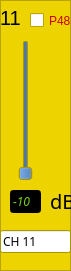
   <widget class="QFrame" name="frame_11">
    <property name="geometry">
     <rect>
      <x>140</x>
      <y>300</y>
      <width>71</width>
      <height>271</height>
     </rect>
    </property>
    <property name="palette">
     <palette>
      <active>
       <colorrole role="Base">
        <brush brushstyle="SolidPattern">
         <color alpha="255">
          <red>255</red>
          <green>255</green>
          <blue>255</blue>
         </color>
        </brush>
       </colorrole>
       <colorrole role="Window">
        <brush brushstyle="SolidPattern">
         <color alpha="255">
          <red>237</red>
          <green>212</green>
          <blue>0</blue>
         </color>
        </brush>
       </colorrole>
      </active>
      <inactive>
       <colorrole role="Base">
        <brush brushstyle="SolidPattern">
         <color alpha="255">
          <red>255</red>
          <green>255</green>
          <blue>255</blue>
         </color>
        </brush>
       </colorrole>
       <colorrole role="Window">
        <brush brushstyle="SolidPattern">
         <color alpha="255">
          <red>237</red>
          <green>212</green>
          <blue>0</blue>
         </color>
        </brush>
       </colorrole>
      </inactive>
      <disabled>
       <colorrole role="Base">
        <brush brushstyle="SolidPattern">
         <color alpha="255">
          <red>237</red>
          <green>212</green>
          <blue>0</blue>
         </color>
        </brush>
       </colorrole>
       <colorrole role="Window">
        <brush brushstyle="SolidPattern">
         <color alpha="255">
          <red>237</red>
          <green>212</green>
          <blue>0</blue>
         </color>
        </brush>
       </colorrole>
      </disabled>
     </palette>
    </property>
    <property name="autoFillBackground">
     <bool>true</bool>
    </property>
    <property name="frameShape">
     <enum>QFrame::StyledPanel</enum>
    </property>
    <property name="frameShadow">
     <enum>QFrame::Raised</enum>
    </property>
    <widget class="QLabel" name="label_23">
     <property name="geometry">
      <rect>
       <x>0</x>
       <y>10</y>
       <width>21</width>
       <height>16</height>
      </rect>
     </property>
     <property name="font">
      <font>
       <pointsize>15</pointsize>
      </font>
     </property>
     <property name="text">
      <string>11</string>
     </property>
    </widget>
    <widget class="QSlider" name="g_ch_11">
     <property name="geometry">
      <rect>
       <x>10</x>
       <y>40</y>
       <width>31</width>
       <height>141</height>
      </rect>
     </property>
     <property name="palette">
      <palette>
       <active>
        <colorrole role="Button">
         <brush brushstyle="SolidPattern">
          <color alpha="255">
           <red>52</red>
           <green>101</green>
           <blue>164</blue>
          </color>
         </brush>
        </colorrole>
       </active>
       <inactive>
        <colorrole role="Button">
         <brush brushstyle="SolidPattern">
          <color alpha="255">
           <red>52</red>
           <green>101</green>
           <blue>164</blue>
          </color>
         </brush>
        </colorrole>
       </inactive>
       <disabled>
        <colorrole role="Button">
         <brush brushstyle="SolidPattern">
          <color alpha="255">
           <red>52</red>
           <green>101</green>
           <blue>164</blue>
          </color>
         </brush>
        </colorrole>
       </disabled>
      </palette>
     </property>
     <property name="minimum">
      <number>0</number>
     </property>
     <property name="maximum">
      <number>12</number>
     </property>
     <property name="singleStep">
      <number>1</number>
     </property>
     <property name="pageStep">
      <number>1</number>
     </property>
     <property name="value">
      <number>0</number>
     </property>
     <property name="orientation">
      <enum>Qt::Vertical</enum>
     </property>
     <property name="tickInterval">
      <number>6</number>
     </property>
    </widget>
    <widget class="QCheckBox" name="p48_11">
     <property name="geometry">
      <rect>
       <x>30</x>
       <y>10</y>
       <width>41</width>
       <height>21</height>
      </rect>
     </property>
     <property name="palette">
      <palette>
       <active>
        <colorrole role="WindowText">
         <brush brushstyle="SolidPattern">
          <color alpha="255">
           <red>204</red>
           <green>0</green>
           <blue>0</blue>
          </color>
         </brush>
        </colorrole>
       </active>
       <inactive>
        <colorrole role="WindowText">
         <brush brushstyle="SolidPattern">
          <color alpha="255">
           <red>204</red>
           <green>0</green>
           <blue>0</blue>
          </color>
         </brush>
        </colorrole>
       </inactive>
       <disabled>
        <colorrole role="WindowText">
         <brush brushstyle="SolidPattern">
          <color alpha="255">
           <red>190</red>
           <green>190</green>
           <blue>190</blue>
          </color>
         </brush>
        </colorrole>
       </disabled>
      </palette>
     </property>
     <property name="text">
      <string>P48</string>
     </property>
    </widget>
    <widget class="QLineEdit" name="d_ch_11">
     <property name="enabled">
      <bool>false</bool>
     </property>
     <property name="geometry">
      <rect>
       <x>10</x>
       <y>190</y>
       <width>31</width>
       <height>23</height>
      </rect>
     </property>
     <property name="palette">
      <palette>
       <active>
        <colorrole role="WindowText">
         <brush brushstyle="SolidPattern">
          <color alpha="255">
           <red>0</red>
           <green>0</green>
           <blue>0</blue>
          </color>
         </brush>
        </colorrole>
        <colorrole role="Light">
         <brush brushstyle="SolidPattern">
          <color alpha="255">
           <red>255</red>
           <green>255</green>
           <blue>255</blue>
          </color>
         </brush>
        </colorrole>
        <colorrole role="Dark">
         <brush brushstyle="SolidPattern">
          <color alpha="255">
           <red>115</red>
           <green>210</green>
           <blue>22</blue>
          </color>
         </brush>
        </colorrole>
        <colorrole role="Text">
         <brush brushstyle="SolidPattern">
          <color alpha="255">
           <red>0</red>
           <green>0</green>
           <blue>0</blue>
          </color>
         </brush>
        </colorrole>
        <colorrole role="ButtonText">
         <brush brushstyle="SolidPattern">
          <color alpha="255">
           <red>0</red>
           <green>0</green>
           <blue>0</blue>
          </color>
         </brush>
        </colorrole>
        <colorrole role="Base">
         <brush brushstyle="SolidPattern">
          <color alpha="255">
           <red>0</red>
           <green>0</green>
           <blue>0</blue>
          </color>
         </brush>
        </colorrole>
        <colorrole role="Window">
         <brush brushstyle="SolidPattern">
          <color alpha="255">
           <red>0</red>
           <green>0</green>
           <blue>0</blue>
          </color>
         </brush>
        </colorrole>
       </active>
       <inactive>
        <colorrole role="WindowText">
         <brush brushstyle="SolidPattern">
          <color alpha="255">
           <red>0</red>
           <green>0</green>
           <blue>0</blue>
          </color>
         </brush>
        </colorrole>
        <colorrole role="Light">
         <brush brushstyle="SolidPattern">
          <color alpha="255">
           <red>255</red>
           <green>255</green>
           <blue>255</blue>
          </color>
         </brush>
        </colorrole>
        <colorrole role="Dark">
         <brush brushstyle="SolidPattern">
          <color alpha="255">
           <red>115</red>
           <green>210</green>
           <blue>22</blue>
          </color>
         </brush>
        </colorrole>
        <colorrole role="Text">
         <brush brushstyle="SolidPattern">
          <color alpha="255">
           <red>0</red>
           <green>0</green>
           <blue>0</blue>
          </color>
         </brush>
        </colorrole>
        <colorrole role="ButtonText">
         <brush brushstyle="SolidPattern">
          <color alpha="255">
           <red>0</red>
           <green>0</green>
           <blue>0</blue>
          </color>
         </brush>
        </colorrole>
        <colorrole role="Base">
         <brush brushstyle="SolidPattern">
          <color alpha="255">
           <red>0</red>
           <green>0</green>
           <blue>0</blue>
          </color>
         </brush>
        </colorrole>
        <colorrole role="Window">
         <brush brushstyle="SolidPattern">
          <color alpha="255">
           <red>0</red>
           <green>0</green>
           <blue>0</blue>
          </color>
         </brush>
        </colorrole>
       </inactive>
       <disabled>
        <colorrole role="WindowText">
         <brush brushstyle="SolidPattern">
          <color alpha="255">
           <red>115</red>
           <green>210</green>
           <blue>22</blue>
          </color>
         </brush>
        </colorrole>
        <colorrole role="Light">
         <brush brushstyle="SolidPattern">
          <color alpha="255">
           <red>255</red>
           <green>255</green>
           <blue>255</blue>
          </color>
         </brush>
        </colorrole>
        <colorrole role="Dark">
         <brush brushstyle="SolidPattern">
          <color alpha="255">
           <red>115</red>
           <green>210</green>
           <blue>22</blue>
          </color>
         </brush>
        </colorrole>
        <colorrole role="Text">
         <brush brushstyle="SolidPattern">
          <color alpha="255">
           <red>115</red>
           <green>210</green>
           <blue>22</blue>
          </color>
         </brush>
        </colorrole>
        <colorrole role="ButtonText">
         <brush brushstyle="SolidPattern">
          <color alpha="255">
           <red>115</red>
           <green>210</green>
           <blue>22</blue>
          </color>
         </brush>
        </colorrole>
        <colorrole role="Base">
         <brush brushstyle="SolidPattern">
          <color alpha="255">
           <red>0</red>
           <green>0</green>
           <blue>0</blue>
          </color>
         </brush>
        </colorrole>
        <colorrole role="Window">
         <brush brushstyle="SolidPattern">
          <color alpha="255">
           <red>0</red>
           <green>0</green>
           <blue>0</blue>
          </color>
         </brush>
        </colorrole>
       </disabled>
      </palette>
     </property>
     <property name="font">
      <font>
       <family>Clean</family>
       <italic>true</italic>
      </font>
     </property>
     <property name="text">
      <string>-10</string>
     </property>
    </widget>
    <widget class="QLabel" name="label_24">
     <property name="geometry">
      <rect>
       <x>50</x>
       <y>190</y>
       <width>21</width>
       <height>21</height>
      </rect>
     </property>
     <property name="font">
      <font>
       <family>Clean</family>
       <pointsize>15</pointsize>
      </font>
     </property>
     <property name="text">
      <string>dB</string>
     </property>
    </widget>
    <widget class="QLineEdit" name="lineEdit_11">
     <property name="geometry">
      <rect>
       <x>0</x>
       <y>230</y>
       <width>71</width>
       <height>23</height>
      </rect>
     </property>
     <property name="font">
      <font>
       <family>Clean</family>
      </font>
     </property>
     <property name="text">
      <string>CH 11</string>
     </property>
    </widget>
   </widget>
